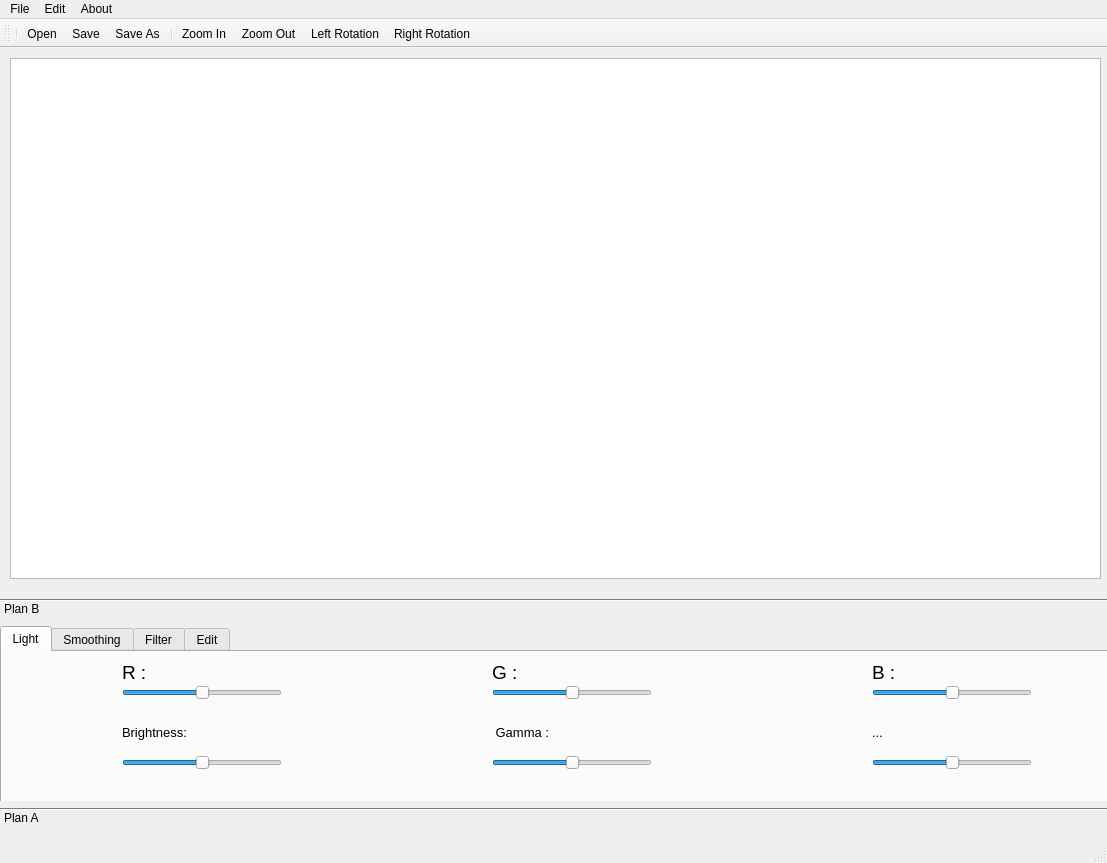
<?xml version="1.0" encoding="UTF-8"?>
<ui version="4.0">
 <class>MainWindow</class>
 <widget class="QMainWindow" name="MainWindow">
  <property name="geometry">
   <rect>
    <x>0</x>
    <y>0</y>
    <width>1107</width>
    <height>863</height>
   </rect>
  </property>
  <property name="windowTitle">
   <string>MainWindow</string>
  </property>
  <widget class="QWidget" name="centralwidget">
   <widget class="QToolBox" name="toolBox">
    <property name="geometry">
     <rect>
      <x>0</x>
      <y>550</y>
      <width>1181</width>
      <height>231</height>
     </rect>
    </property>
    <property name="currentIndex">
     <number>0</number>
    </property>
    <widget class="QWidget" name="page">
     <property name="geometry">
      <rect>
       <x>0</x>
       <y>0</y>
       <width>1181</width>
       <height>171</height>
      </rect>
     </property>
     <attribute name="label">
      <string>Plan B</string>
     </attribute>
     <widget class="QTabWidget" name="tabWidget">
      <property name="geometry">
       <rect>
        <x>0</x>
        <y>0</y>
        <width>1111</width>
        <height>181</height>
       </rect>
      </property>
      <property name="currentIndex">
       <number>0</number>
      </property>
      <widget class="QWidget" name="widget">
       <attribute name="title">
        <string>Light</string>
       </attribute>
       <widget class="QSlider" name="sliderRed">
        <property name="geometry">
         <rect>
          <x>120</x>
          <y>30</y>
          <width>160</width>
          <height>22</height>
         </rect>
        </property>
        <property name="minimum">
         <number>-100</number>
        </property>
        <property name="maximum">
         <number>100</number>
        </property>
        <property name="value">
         <number>0</number>
        </property>
        <property name="sliderPosition">
         <number>0</number>
        </property>
        <property name="orientation">
         <enum>Qt::Horizontal</enum>
        </property>
       </widget>
       <widget class="QSlider" name="sliderBrightness">
        <property name="geometry">
         <rect>
          <x>120</x>
          <y>100</y>
          <width>160</width>
          <height>22</height>
         </rect>
        </property>
        <property name="maximum">
         <number>200</number>
        </property>
        <property name="singleStep">
         <number>1</number>
        </property>
        <property name="value">
         <number>100</number>
        </property>
        <property name="sliderPosition">
         <number>100</number>
        </property>
        <property name="orientation">
         <enum>Qt::Horizontal</enum>
        </property>
       </widget>
       <widget class="QSlider" name="sliderGreen">
        <property name="geometry">
         <rect>
          <x>490</x>
          <y>30</y>
          <width>160</width>
          <height>22</height>
         </rect>
        </property>
        <property name="minimum">
         <number>-100</number>
        </property>
        <property name="maximum">
         <number>100</number>
        </property>
        <property name="value">
         <number>0</number>
        </property>
        <property name="sliderPosition">
         <number>0</number>
        </property>
        <property name="orientation">
         <enum>Qt::Horizontal</enum>
        </property>
       </widget>
       <widget class="QSlider" name="sliderGamma">
        <property name="geometry">
         <rect>
          <x>490</x>
          <y>100</y>
          <width>160</width>
          <height>22</height>
         </rect>
        </property>
        <property name="maximum">
         <number>99</number>
        </property>
        <property name="sliderPosition">
         <number>50</number>
        </property>
        <property name="orientation">
         <enum>Qt::Horizontal</enum>
        </property>
       </widget>
       <widget class="QSlider" name="sliderBlue">
        <property name="geometry">
         <rect>
          <x>870</x>
          <y>30</y>
          <width>160</width>
          <height>22</height>
         </rect>
        </property>
        <property name="minimum">
         <number>-100</number>
        </property>
        <property name="maximum">
         <number>100</number>
        </property>
        <property name="value">
         <number>0</number>
        </property>
        <property name="sliderPosition">
         <number>0</number>
        </property>
        <property name="orientation">
         <enum>Qt::Horizontal</enum>
        </property>
       </widget>
       <widget class="QSlider" name="horizontalSlider_6">
        <property name="geometry">
         <rect>
          <x>870</x>
          <y>100</y>
          <width>160</width>
          <height>22</height>
         </rect>
        </property>
        <property name="maximum">
         <number>100</number>
        </property>
        <property name="sliderPosition">
         <number>50</number>
        </property>
        <property name="orientation">
         <enum>Qt::Horizontal</enum>
        </property>
       </widget>
       <widget class="QLabel" name="label">
        <property name="geometry">
         <rect>
          <x>120</x>
          <y>70</y>
          <width>161</width>
          <height>21</height>
         </rect>
        </property>
        <property name="font">
         <font>
          <pointsize>10</pointsize>
         </font>
        </property>
        <property name="acceptDrops">
         <bool>false</bool>
        </property>
        <property name="layoutDirection">
         <enum>Qt::LeftToRight</enum>
        </property>
        <property name="text">
         <string>Brightness:</string>
        </property>
        <property name="scaledContents">
         <bool>false</bool>
        </property>
       </widget>
       <widget class="QLabel" name="label_2">
        <property name="geometry">
         <rect>
          <x>120</x>
          <y>10</y>
          <width>41</width>
          <height>21</height>
         </rect>
        </property>
        <property name="font">
         <font>
          <pointsize>14</pointsize>
         </font>
        </property>
        <property name="text">
         <string>R :</string>
        </property>
       </widget>
       <widget class="QLabel" name="label_3">
        <property name="geometry">
         <rect>
          <x>870</x>
          <y>10</y>
          <width>41</width>
          <height>21</height>
         </rect>
        </property>
        <property name="font">
         <font>
          <pointsize>14</pointsize>
         </font>
        </property>
        <property name="text">
         <string>B :</string>
        </property>
       </widget>
       <widget class="QLabel" name="label_4">
        <property name="geometry">
         <rect>
          <x>490</x>
          <y>10</y>
          <width>41</width>
          <height>21</height>
         </rect>
        </property>
        <property name="font">
         <font>
          <pointsize>14</pointsize>
         </font>
        </property>
        <property name="text">
         <string>G :</string>
        </property>
       </widget>
       <widget class="QLabel" name="label_5">
        <property name="geometry">
         <rect>
          <x>490</x>
          <y>70</y>
          <width>161</width>
          <height>21</height>
         </rect>
        </property>
        <property name="font">
         <font>
          <pointsize>10</pointsize>
         </font>
        </property>
        <property name="acceptDrops">
         <bool>false</bool>
        </property>
        <property name="layoutDirection">
         <enum>Qt::LeftToRight</enum>
        </property>
        <property name="text">
         <string> Gamma :</string>
        </property>
        <property name="scaledContents">
         <bool>false</bool>
        </property>
       </widget>
       <widget class="QLabel" name="label_6">
        <property name="geometry">
         <rect>
          <x>870</x>
          <y>70</y>
          <width>161</width>
          <height>21</height>
         </rect>
        </property>
        <property name="font">
         <font>
          <pointsize>10</pointsize>
         </font>
        </property>
        <property name="acceptDrops">
         <bool>false</bool>
        </property>
        <property name="layoutDirection">
         <enum>Qt::LeftToRight</enum>
        </property>
        <property name="text">
         <string>...</string>
        </property>
        <property name="scaledContents">
         <bool>false</bool>
        </property>
       </widget>
      </widget>
      <widget class="QWidget" name="widget_2">
       <attribute name="title">
        <string>Smoothing</string>
       </attribute>
       <widget class="QLabel" name="label_13">
        <property name="geometry">
         <rect>
          <x>820</x>
          <y>40</y>
          <width>161</width>
          <height>21</height>
         </rect>
        </property>
        <property name="font">
         <font>
          <pointsize>14</pointsize>
         </font>
        </property>
        <property name="text">
         <string>Gaussian :</string>
        </property>
       </widget>
       <widget class="QSlider" name="sliderGaussian">
        <property name="geometry">
         <rect>
          <x>820</x>
          <y>70</y>
          <width>160</width>
          <height>22</height>
         </rect>
        </property>
        <property name="maximum">
         <number>100</number>
        </property>
        <property name="sliderPosition">
         <number>0</number>
        </property>
        <property name="orientation">
         <enum>Qt::Horizontal</enum>
        </property>
       </widget>
       <widget class="QLabel" name="label_14">
        <property name="geometry">
         <rect>
          <x>440</x>
          <y>40</y>
          <width>161</width>
          <height>21</height>
         </rect>
        </property>
        <property name="font">
         <font>
          <pointsize>14</pointsize>
         </font>
        </property>
        <property name="text">
         <string>Median :</string>
        </property>
       </widget>
       <widget class="QSlider" name="sliderMedian">
        <property name="geometry">
         <rect>
          <x>440</x>
          <y>70</y>
          <width>160</width>
          <height>22</height>
         </rect>
        </property>
        <property name="maximum">
         <number>100</number>
        </property>
        <property name="sliderPosition">
         <number>0</number>
        </property>
        <property name="orientation">
         <enum>Qt::Horizontal</enum>
        </property>
       </widget>
       <widget class="QLabel" name="label_15">
        <property name="geometry">
         <rect>
          <x>70</x>
          <y>40</y>
          <width>151</width>
          <height>21</height>
         </rect>
        </property>
        <property name="font">
         <font>
          <pointsize>14</pointsize>
         </font>
        </property>
        <property name="text">
         <string>Blur :</string>
        </property>
       </widget>
       <widget class="QSlider" name="sliderBlur">
        <property name="geometry">
         <rect>
          <x>70</x>
          <y>70</y>
          <width>160</width>
          <height>22</height>
         </rect>
        </property>
        <property name="maximum">
         <number>100</number>
        </property>
        <property name="sliderPosition">
         <number>0</number>
        </property>
        <property name="orientation">
         <enum>Qt::Horizontal</enum>
        </property>
       </widget>
      </widget>
      <widget class="QWidget" name="tab_3">
       <attribute name="title">
        <string>Filter</string>
       </attribute>
       <widget class="QRadioButton" name="radio_Emboss">
        <property name="geometry">
         <rect>
          <x>390</x>
          <y>60</y>
          <width>182</width>
          <height>20</height>
         </rect>
        </property>
        <property name="text">
         <string>Emboss</string>
        </property>
       </widget>
       <widget class="QRadioButton" name="radio_Box">
        <property name="geometry">
         <rect>
          <x>390</x>
          <y>20</y>
          <width>182</width>
          <height>20</height>
         </rect>
        </property>
        <property name="text">
         <string>Box</string>
        </property>
       </widget>
       <widget class="QRadioButton" name="radio_Sepia">
        <property name="geometry">
         <rect>
          <x>550</x>
          <y>60</y>
          <width>182</width>
          <height>20</height>
         </rect>
        </property>
        <property name="text">
         <string>Sepia</string>
        </property>
       </widget>
       <widget class="QRadioButton" name="radio_None">
        <property name="geometry">
         <rect>
          <x>30</x>
          <y>20</y>
          <width>182</width>
          <height>20</height>
         </rect>
        </property>
        <property name="text">
         <string>None</string>
        </property>
       </widget>
       <widget class="QRadioButton" name="radio_Median_threshold">
        <property name="geometry">
         <rect>
          <x>390</x>
          <y>100</y>
          <width>182</width>
          <height>20</height>
         </rect>
        </property>
        <property name="text">
         <string>Median threshold</string>
        </property>
       </widget>
       <widget class="QRadioButton" name="radio_Blackwhite">
        <property name="geometry">
         <rect>
          <x>30</x>
          <y>100</y>
          <width>182</width>
          <height>20</height>
         </rect>
        </property>
        <property name="text">
         <string>Black white</string>
        </property>
       </widget>
       <widget class="QRadioButton" name="radio_Directional_3">
        <property name="geometry">
         <rect>
          <x>190</x>
          <y>100</y>
          <width>182</width>
          <height>20</height>
         </rect>
        </property>
        <property name="text">
         <string>Directional (3)</string>
        </property>
       </widget>
       <widget class="QRadioButton" name="radio_Bilateral">
        <property name="geometry">
         <rect>
          <x>30</x>
          <y>60</y>
          <width>182</width>
          <height>20</height>
         </rect>
        </property>
        <property name="text">
         <string>Bilateral</string>
        </property>
       </widget>
       <widget class="QRadioButton" name="radio_Directional_2">
        <property name="geometry">
         <rect>
          <x>190</x>
          <y>60</y>
          <width>182</width>
          <height>20</height>
         </rect>
        </property>
        <property name="text">
         <string>Directional (2)</string>
        </property>
       </widget>
       <widget class="QRadioButton" name="radio_Directional_1">
        <property name="geometry">
         <rect>
          <x>190</x>
          <y>20</y>
          <width>182</width>
          <height>20</height>
         </rect>
        </property>
        <property name="text">
         <string>Directional (1)</string>
        </property>
       </widget>
       <widget class="QRadioButton" name="radio_Negative">
        <property name="geometry">
         <rect>
          <x>550</x>
          <y>20</y>
          <width>182</width>
          <height>20</height>
         </rect>
        </property>
        <property name="text">
         <string>Negative</string>
        </property>
       </widget>
      </widget>
      <widget class="QWidget" name="tab_7">
       <attribute name="title">
        <string>Edit</string>
       </attribute>
       <widget class="QPushButton" name="push_Remove">
        <property name="geometry">
         <rect>
          <x>33</x>
          <y>10</y>
          <width>161</width>
          <height>51</height>
         </rect>
        </property>
        <property name="text">
         <string>Remove</string>
        </property>
       </widget>
       <widget class="QListWidget" name="listWidget">
        <property name="geometry">
         <rect>
          <x>210</x>
          <y>10</y>
          <width>371</width>
          <height>111</height>
         </rect>
        </property>
       </widget>
       <widget class="QPushButton" name="push_Clear">
        <property name="geometry">
         <rect>
          <x>30</x>
          <y>70</y>
          <width>161</width>
          <height>51</height>
         </rect>
        </property>
        <property name="text">
         <string>Reset</string>
        </property>
       </widget>
      </widget>
     </widget>
    </widget>
    <widget class="QWidget" name="page_2">
     <property name="geometry">
      <rect>
       <x>0</x>
       <y>0</y>
       <width>98</width>
       <height>28</height>
      </rect>
     </property>
     <attribute name="label">
      <string>Plan A</string>
     </attribute>
     <widget class="QPushButton" name="remove_background">
      <property name="geometry">
       <rect>
        <x>70</x>
        <y>40</y>
        <width>251</width>
        <height>91</height>
       </rect>
      </property>
      <property name="text">
       <string>Remove Background</string>
      </property>
     </widget>
     <widget class="QPushButton" name="push_Remove_4">
      <property name="geometry">
       <rect>
        <x>430</x>
        <y>40</y>
        <width>251</width>
        <height>91</height>
       </rect>
      </property>
      <property name="text">
       <string>Add Screen</string>
      </property>
     </widget>
     <widget class="QPushButton" name="add_screen">
      <property name="geometry">
       <rect>
        <x>760</x>
        <y>40</y>
        <width>251</width>
        <height>91</height>
       </rect>
      </property>
      <property name="text">
       <string>Change Background</string>
      </property>
     </widget>
    </widget>
   </widget>
   <widget class="QGraphicsView" name="graphicsView">
    <property name="geometry">
     <rect>
      <x>10</x>
      <y>10</y>
      <width>1091</width>
      <height>521</height>
     </rect>
    </property>
   </widget>
  </widget>
  <widget class="QMenuBar" name="menubar">
   <property name="geometry">
    <rect>
     <x>0</x>
     <y>0</y>
     <width>1107</width>
     <height>26</height>
    </rect>
   </property>
   <widget class="QMenu" name="menuFile">
    <property name="title">
     <string>File</string>
    </property>
    <addaction name="actionOpen"/>
    <addaction name="actionSave"/>
    <addaction name="actionSave_As"/>
   </widget>
   <widget class="QMenu" name="menuEdit">
    <property name="title">
     <string>Edit</string>
    </property>
    <addaction name="actionZoom_Out"/>
    <addaction name="actionZoom_In"/>
    <addaction name="actionLeft_Rotation"/>
    <addaction name="actionRight_Rotation"/>
   </widget>
   <widget class="QMenu" name="menuAbout">
    <property name="title">
     <string>About</string>
    </property>
    <addaction name="actionInfo"/>
    <addaction name="actionHelp"/>
   </widget>
   <addaction name="menuFile"/>
   <addaction name="menuEdit"/>
   <addaction name="menuAbout"/>
  </widget>
  <widget class="QStatusBar" name="statusbar"/>
  <widget class="QToolBar" name="toolBar">
   <property name="windowTitle">
    <string>toolBar</string>
   </property>
   <attribute name="toolBarArea">
    <enum>TopToolBarArea</enum>
   </attribute>
   <attribute name="toolBarBreak">
    <bool>false</bool>
   </attribute>
   <addaction name="separator"/>
   <addaction name="actionOpen"/>
   <addaction name="actionSave"/>
   <addaction name="actionSave_As"/>
   <addaction name="separator"/>
   <addaction name="actionZoom_In"/>
   <addaction name="actionZoom_Out"/>
   <addaction name="actionLeft_Rotation"/>
   <addaction name="actionRight_Rotation"/>
  </widget>
  <action name="actionOpen">
   <property name="icon">
    <iconset>
     <normaloff>icon/folder-open-icon.png</normaloff>icon/folder-open-icon.png</iconset>
   </property>
   <property name="text">
    <string>Open</string>
   </property>
  </action>
  <action name="actionSave">
   <property name="icon">
    <iconset>
     <normaloff>icon/Actions-document-open-icon.png</normaloff>icon/Actions-document-open-icon.png</iconset>
   </property>
   <property name="text">
    <string>Save</string>
   </property>
  </action>
  <action name="actionSave_As">
   <property name="icon">
    <iconset>
     <normaloff>icon/download.png</normaloff>icon/download.png</iconset>
   </property>
   <property name="text">
    <string>Save As</string>
   </property>
  </action>
  <action name="actionZoom_Out">
   <property name="icon">
    <iconset>
     <normaloff>icon/zoom-out.png</normaloff>icon/zoom-out.png</iconset>
   </property>
   <property name="text">
    <string>Zoom Out</string>
   </property>
  </action>
  <action name="actionZoom_In">
   <property name="icon">
    <iconset>
     <normaloff>icon/zoom-in.png</normaloff>icon/zoom-in.png</iconset>
   </property>
   <property name="text">
    <string>Zoom In</string>
   </property>
  </action>
  <action name="actionLeft_Rotation">
   <property name="icon">
    <iconset>
     <normaloff>icon/17127878731553169568-128.png</normaloff>icon/17127878731553169568-128.png</iconset>
   </property>
   <property name="text">
    <string>Left Rotation</string>
   </property>
  </action>
  <action name="actionRight_Rotation">
   <property name="icon">
    <iconset>
     <normaloff>icon/4499850001553169568-128.png</normaloff>icon/4499850001553169568-128.png</iconset>
   </property>
   <property name="text">
    <string>Right Rotation</string>
   </property>
  </action>
  <action name="actionInfo">
   <property name="text">
    <string>Info</string>
   </property>
  </action>
  <action name="actionHelp">
   <property name="text">
    <string>Help</string>
   </property>
  </action>
 </widget>
 <resources/>
 <connections/>
</ui>
